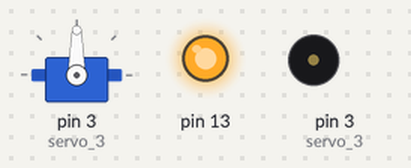
A sketch run on a simulated Arduino Uno, built with avr-gcc and run on an emulated ATmega328P. Shown: servo, output pins drawn as LEDs (lit = HIGH), buzzer (waves = sounding). Pins used as bus, display or sensor lines are not drawn.

Above: at 0.5 s.
Timing chart, 0 to 3.0 s (numbered marks = the images above):
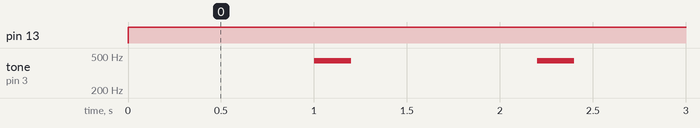

The sketch:

uno-tous-les-blocs.ino
```cpp
// Programme généré par TechnoStudio — Arduino Uno
#include <Servo.h>

Servo servo_3;

void setup() {
  pinMode(0, OUTPUT);
  pinMode(3, OUTPUT);
  pinMode(13, OUTPUT);
  Serial.begin(115200);
  servo_3.attach(3);
}

void loop() {
  digitalWrite(0, HIGH);
  analogWrite(3, 0);
  digitalWrite(13, HIGH);
  delay(1000);
  Serial.println("");
  servo_3.write(90);
  tone(3, 440, 200);
  delay(200);
}
```

Measured:
- by itself, pin 13: LOW → HIGH at 0.00 s
- by itself, tone on pin 3 (servo_3): alternates 440 Hz for 0.20 s and silent for 1.0 s
